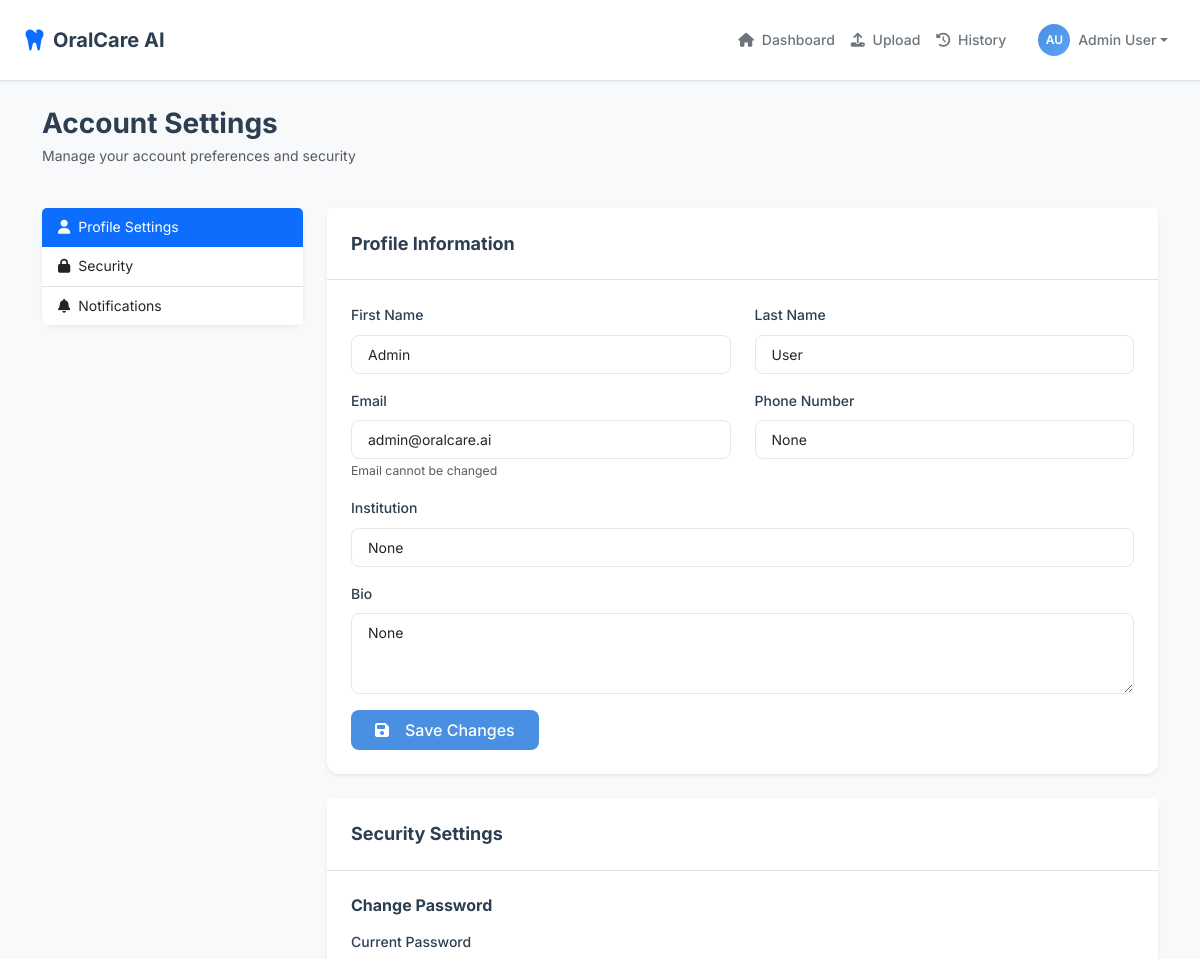
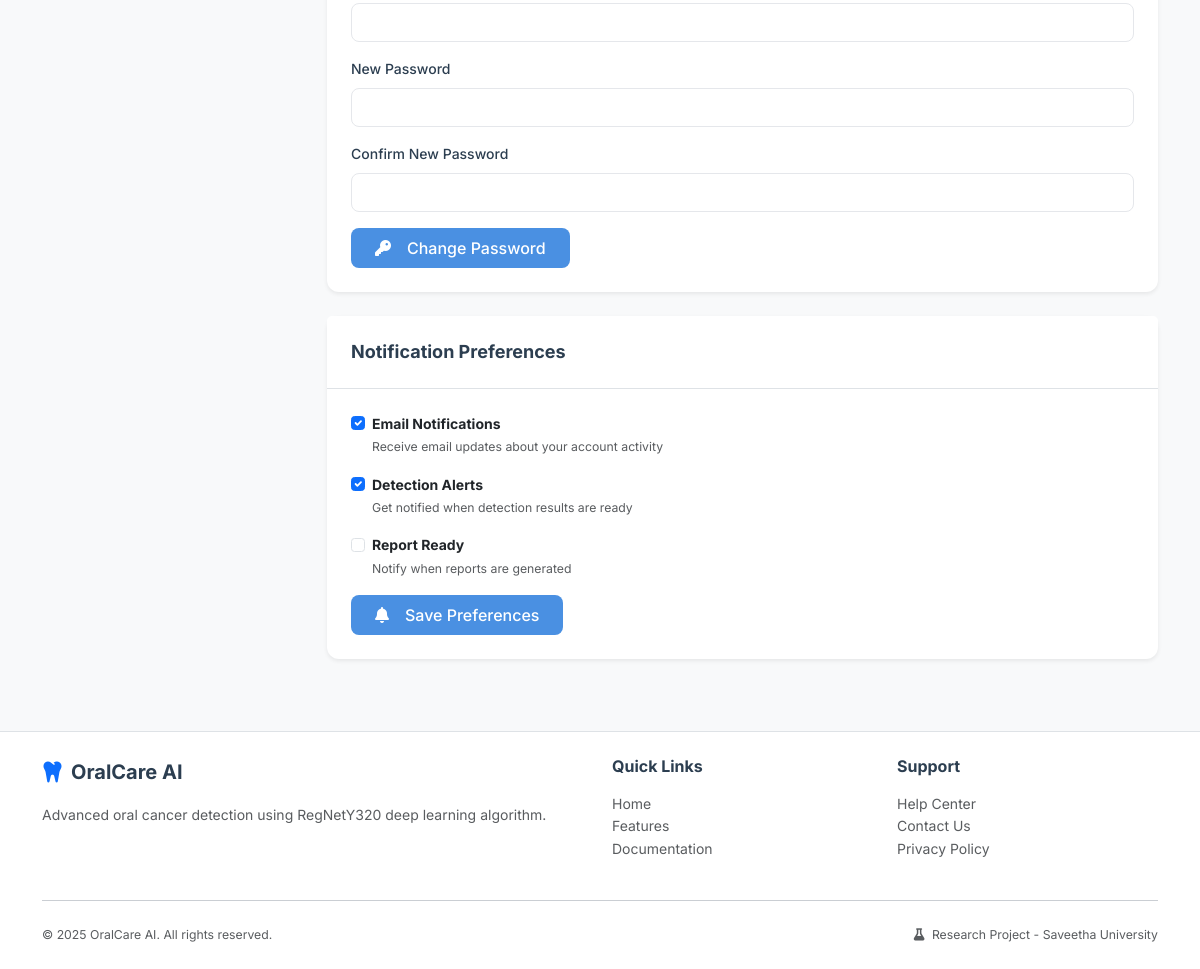
Page /accounts/settings/ (signed in) on the committed database (2 pictures, top to bottom).
### apps/accounts/models.py (models this page shows, shortened)
class User(AbstractUser):
    ROLE_CHOICES = (
        ('admin', 'Admin'),
        ('doctor', 'Doctor'),
        ('researcher', 'Researcher'),
        ('student', 'Student'),
    )
    id = models.UUIDField(primary_key=True, default=uuid.uuid4, editable=False)
    email = models.EmailField(unique=True)
    role = models.CharField(max_length=20, choices=ROLE_CHOICES, default='doctor')
    institution = models.CharField(max_length=255, blank=True, null=True)
    profile_picture = models.ImageField(upload_to='profile_pics/', blank=True, null=True)
    profile_picture_url = models.URLField(blank=True, null=True)  # For Supabase Storage URL
    is_verified = models.BooleanField(default=False)
    phone_number = models.CharField(max_length=15, blank=True, null=True)
    bio = models.TextField(blank=True, null=True)
    created_at = models.DateTimeField(auto_now_add=True)
    updated_at = models.DateTimeField(auto_now=True)
    USERNAME_FIELD = 'email'
    REQUIRED_FIELDS = ['username', 'first_name', 'last_name']
    class Meta:
        db_table = 'users'
        verbose_name = 'User'
        verbose_name_plural = 'Users'
        ordering = ['-created_at']
    def get_full_name(self):
        return f"{self.first_name} {self.last_name}".strip() or self.username

### apps/accounts/views.py (the view)
# urls.py: path('settings/', views.settings, name='settings'),
@login_required
def settings(request):
    return render(request, 'accounts/settings.html')

### templates/accounts/settings.html (shortened to what this page needs)
{% extends 'base.html' %}
{% load static %}
{% block content %}
<div class="bg-light min-vh-100 py-4">
    <div class="container">
        <div class="row mb-4">
            <div class="col">
                <h2 class="fw-bold mb-1">Account Settings</h2>
                <p class="text-muted">Manage your account preferences and security</p>
            </div>
        </div>
        <div class="row">
            <div class="col-md-3">
                <div class="card border-0 shadow-sm">
                    <div class="list-group list-group-flush">
                        <a href="#profile" class="list-group-item list-group-item-action active">
                            <i class="fas fa-user me-2"></i>Profile Settings
                        </a>
                        <a href="#security" class="list-group-item list-group-item-action">
                            <i class="fas fa-lock me-2"></i>Security
                        </a>
                        <a href="#notifications" class="list-group-item list-group-item-action">
                            <i class="fas fa-bell me-2"></i>Notifications
                        </a>
                    </div>
                </div>
            </div>
            <div class="col-md-9">
                <div class="card border-0 shadow-sm mb-4" id="profile">
                    <div class="card-header bg-white border-bottom">
                        <h5 class="fw-bold mb-0">Profile Information</h5>
                    </div>
                    <div class="card-body p-4">
                        <form method="post">
                            <div class="row">
                                <div class="col-md-6 mb-3">
                                    <label for="first_name" class="form-label">First Name</label>
                                    <input type="text" class="form-control" id="first_name" name="first_name" value="{{ user.first_name }}">
                                </div>
                                <div class="col-md-6 mb-3">
                                    <label for="last_name" class="form-label">Last Name</label>
                                    <input type="text" class="form-control" id="last_name" name="last_name" value="{{ user.last_name }}">
                                </div>
                                <div class="col-md-6 mb-3">
                                    <label for="email" class="form-label">Email</label>
                                    <input type="email" class="form-control" id="email" name="email" value="{{ user.email }}" readonly>
                                    <small class="text-muted">Email cannot be changed</small>
                                </div>
                                <div class="col-md-6 mb-3">
                                    <label for="phone_number" class="form-label">Phone Number</label>
                                    <input type="tel" class="form-control" id="phone_number" name="phone_number" value="{{ user.phone_number }}" placeholder="+1234567890">
                                </div>
                                <div class="col-md-12 mb-3">
                                    <label for="institution" class="form-label">Institution</label>
                                    <input type="text" class="form-control" id="institution" name="institution" value="{{ user.institution }}" placeholder="Your institution">
                                </div>
                                <div class="col-md-12 mb-3">
                                    <label for="bio" class="form-label">Bio</label>
                                    <textarea class="form-control" id="bio" name="bio" rows="3" placeholder="Tell us about yourself">{{ user.bio }}</textarea>
                                </div>
                            </div>
                            <button type="submit" name="update_profile" class="btn btn-primary">
                                <i class="fas fa-save me-2"></i>Save Changes
                            </button>
                        </form>
                    </div>
                </div>
                <div class="card border-0 shadow-sm mb-4" id="security">
                    <div class="card-header bg-white border-bottom">
                        <h5 class="fw-bold mb-0">Security Settings</h5>
                    </div>
                    <div class="card-body p-4">
                        <form method="post">
                            <h6 class="fw-bold mb-3">Change Password</h6>
                            <div class="mb-3">
                                <label for="current_password" class="form-label">Current Password</label>
                                <input type="password" class="form-control" id="current_password" name="current_password">
                            </div>
                            <div class="mb-3">
                                <label for="new_password" class="form-label">New Password</label>
                                <input type="password" class="form-control" id="new_password" name="new_password">
                            </div>
                            <div class="mb-3">
                                <label for="confirm_password" class="form-label">Confirm New Password</label>
                                <input type="password" class="form-control" id="confirm_password" name="confirm_password">
                            </div>
                            <button type="submit" name="change_password" class="btn btn-primary">
                                <i class="fas fa-key me-2"></i>Change Password
                            </button>
                        </form>
                    </div>
                </div>
                <div class="card border-0 shadow-sm" id="notifications">
                    <div class="card-header bg-white border-bottom">
                        <h5 class="fw-bold mb-0">Notification Preferences</h5>
                    </div>
                    <div class="card-body p-4">
                        <form method="post">
                            <div class="form-check mb-3">
                                <input class="form-check-input" type="checkbox" id="email_notifications" checked>
                                <label class="form-check-label" for="email_notifications">
                                    <strong>Email Notifications</strong><br>
                                    <small class="text-muted">Receive email updates about your account activity</small>
                                </label>
                            </div>
                            <div class="form-check mb-3">
                                <input class="form-check-input" type="checkbox" id="detection_alerts" checked>
                                <label class="form-check-label" for="detection_alerts">
                                    <strong>Detection Alerts</strong><br>
                                    <small class="text-muted">Get notified when detection results are ready</small>
                                </label>
                            </div>
                            <div class="form-check mb-3">
                                <input class="form-check-input" type="checkbox" id="report_ready">
                                <label class="form-check-label" for="report_ready">
                                    <strong>Report Ready</strong><br>
                                    <small class="text-muted">Notify when reports are generated</small>
                                </label>
                            </div>
                            <button type="submit" name="update_notifications" class="btn btn-primary">
                                <i class="fas fa-bell me-2"></i>Save Preferences
                            </button>
                        </form>
                    </div>
                </div>
            </div>
        </div>
    </div>
</div>
{% endblock %}

### templates/base.html (shortened to what this page needs)
{% load static %}
<!DOCTYPE html>
<html lang="en">
<head>
    <link rel="stylesheet" href="https://cdnjs.cloudflare.com/ajax/libs/font-awesome/6.5.1/css/all.min.css">
    <link href="https://cdn.jsdelivr.net/npm/bootstrap@5.3.2/dist/css/bootstrap.min.css" rel="stylesheet">
    <link rel="stylesheet" href="{% static 'css/main.css' %}">
</head>
<body>
    {% if user.is_authenticated %}
    <nav class="navbar navbar-expand-lg navbar-light bg-white border-bottom sticky-top">
        <div class="container-fluid px-4">
            <a class="navbar-brand d-flex align-items-center" href="{% url 'dashboard:home' %}">
                <i class="fas fa-tooth text-primary me-2 fs-4"></i>
                <span class="fw-bold">OralCare AI</span>
            </a>
            <div class="collapse navbar-collapse" id="navbarNav">
                <ul class="navbar-nav ms-auto align-items-center">
                    <li class="nav-item">
                        <a class="nav-link" href="{% url 'dashboard:home' %}">
                            <i class="fas fa-home me-1"></i> Dashboard
                        </a>
                    </li>
                    <li class="nav-item">
                        <a class="nav-link" href="{% url 'detection:upload' %}">
                            <i class="fas fa-upload me-1"></i> Upload
                        </a>
                    </li>
                    <li class="nav-item">
                        <a class="nav-link" href="{% url 'detection:history' %}">
                            <i class="fas fa-history me-1"></i> History
                        </a>
                    </li>
                    <li class="nav-item dropdown ms-3">
                        <a class="nav-link dropdown-toggle d-flex align-items-center" href="#" id="userDropdown" role="button" data-bs-toggle="dropdown">
                            {% if user.profile_picture_url %}
                            <img src="{{ user.profile_picture_url }}" alt="{{ user.get_full_name }}" class="rounded-circle me-2" width="32" height="32">
                            {% else %}
                            <div class="avatar-circle me-2">
                                {{ user.first_name|first }}{{ user.last_name|first }}
                            </div>
                            {% endif %}
                            <span>{{ user.get_full_name }}</span>
                        </a>
                    </li>
                </ul>
            </div>
        </div>
    </nav>
    {% endif %}
    <main>
        {% block content %}{% endblock %}
    </main>
    <footer class="bg-white border-top mt-5 py-4">
        <div class="container">
            <div class="row">
                <div class="col-md-6">
                    <div class="d-flex align-items-center mb-3">
                        <i class="fas fa-tooth text-primary me-2 fs-4"></i>
                        <span class="fw-bold fs-5">OralCare AI</span>
                    </div>
                    <p class="text-muted">Advanced oral cancer detection using RegNetY320 deep learning algorithm.</p>
                </div>
                <div class="col-md-3">
                    <h6 class="fw-bold mb-3">Quick Links</h6>
                    <ul class="list-unstyled">
                        <li><a href="{% url 'landing' %}" class="text-muted text-decoration-none">Home</a></li>
                        <li><a href="#features" class="text-muted text-decoration-none">Features</a></li>
                        <li><a href="#" class="text-muted text-decoration-none">Documentation</a></li>
                    </ul>
                </div>
                <div class="col-md-3">
                    <h6 class="fw-bold mb-3">Support</h6>
                    <ul class="list-unstyled">
                        <li><a href="#" class="text-muted text-decoration-none">Help Center</a></li>
                        <li><a href="#" class="text-muted text-decoration-none">Contact Us</a></li>
                        <li><a href="#" class="text-muted text-decoration-none">Privacy Policy</a></li>
                    </ul>
                </div>
            </div>
            <hr class="my-4">
            <div class="row">
                <div class="col-md-6">
                    <p class="text-muted small mb-0">&copy; 2025 OralCare AI. All rights reserved.</p>
                </div>
                <div class="col-md-6 text-md-end">
                    <p class="text-muted small mb-0">
                        <i class="fas fa-flask me-1"></i> Research Project - Saveetha University
                    </p>
                </div>
            </div>
        </div>
    </footer>
</body>
</html>

### rows in the picture
User: first_name|first "A", last_name|first "U", get_full_name "Admin User", first_name "Admin", last_name "User", email "admin@oralcare.ai", phone_number "None", institution "None", bio "None"
